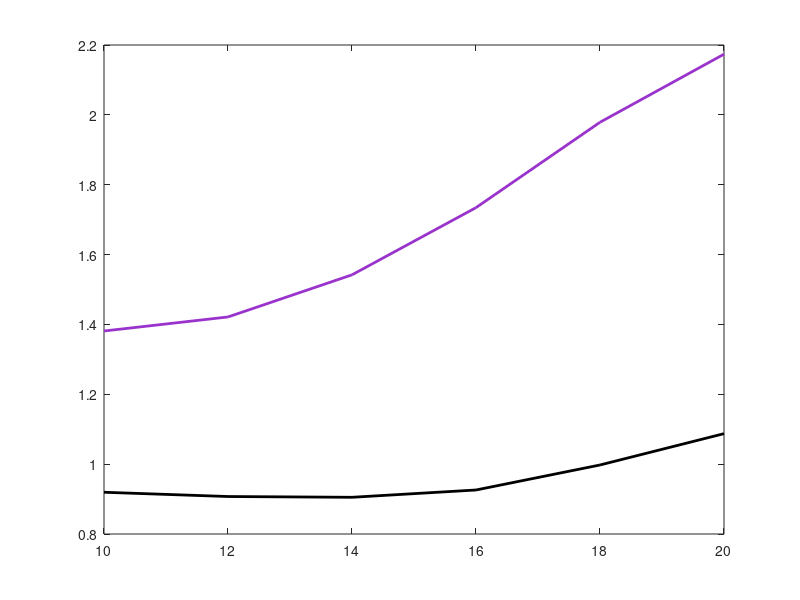

Here is the MATLAB script that generated this plot: (Note: this script raises an error after producing the figure.)
% p mean vmean p_min p_max v_min v_max   
error_secq = [10:2:20];
data = [ 
    0.9195    0.4950         0         0         0         0
    1.3812    3.4528    0.1099    4.2520    0.7182    7.1314
    1.0549    1.4340    0.0870    3.1396    0.8542    2.1344
    0.9073    0.5336         0         0         0         0
    1.4214    4.3548    0.1144    4.2290    1.3697    7.9717
    1.0540    1.9150    0.0906    3.0702    1.2763    2.6223
    0.9051    0.5952         0         0         0         0
    1.5420    5.4501    0.1273    4.6167    2.0764    9.2994
    1.1202    2.4936    0.0907    3.3623    1.7857    3.2566
    0.9260    0.6927         0         0         0         0
    1.7344    6.9118    0.1562    5.0622    3.1417   11.0530
    1.2852    3.2509    0.1140    3.8178    2.4711    4.1462
    0.9976    0.8218         0         0         0         0
    1.9788    8.7690    0.1829    5.7245    4.6375   13.3126
    1.5783    4.3144    0.1478    4.4946    3.3960    5.3932
    1.0873    1.0045         0         0         0         0
    2.1737   11.0382    0.2389    5.9004    6.6512   15.5663
    1.6719    5.6508    0.1825    4.4751    4.6611    6.7596];
figure(3)
hold off
G(1) = plot(error_secq,data(1:3:end,1),'black','LineWidth',2);
hold on
G(2) = plot(error_secq,data(2:3:end,1),'color',[0.60,0.20,0.80],'LineWidth',2);
G(3) = fill([error_secq,error_secq(end:-1:1)],[data(2:3:end,3);data((end-1):-3:1,4)],[0.60,0.20,0.80],'FaceAlpha',0.3,'EdgeColor','none');
G(4) = plot(error_secq,data(3:3:end,1),'color',[0.90,0.40,0.20],'LineWidth',2);
G(5) = fill([error_secq,error_secq(end:-1:1)],[data(3:3:end,3);data(end:-3:1,4)],[0.90,0.40,0.20],'FaceAlpha',0.3,'EdgeColor','none');
grid on
legend(G,'CKF','STT(Previous)','99% error bounds of STT','STT-R(Ours)','99% error bounds of STT-R', ...
    'Numcolumns',2,'Location','best','edgecolor','none','color','none')
axis([-inf,inf,0,10])
xtxt = xlabel('$$\mathbf{v}_{\rm T}~(m/s)$$','FontSize',4);
set(xtxt,'Interpreter','latex');
ytxt = ylabel('RMSE of $$\mathbf{p}_{\rm T}$$','Interpreter','latex','FontSize',25);
set(ytxt,'Interpreter','latex');
set(gca,'FontName','Times New Roman',"FontSize",20)

figure(4)
hold off
G(1) = plot(error_secq,data(1:3:end,2),'black','LineWidth',2);
hold on
G(2) = plot(error_secq,data(2:3:end,2),'color',[0.60,0.20,0.80],'LineWidth',2);
G(3) = fill([error_secq,error_secq(end:-1:1)],[data(2:3:end,5);data((end-1):-3:1,6)],[0.60,0.20,0.80],'FaceAlpha',0.3,'EdgeColor','none');
G(4) = plot(error_secq,data(3:3:end,2),'color',[0.90,0.40,0.20],'LineWidth',2);
G(5) = fill([error_secq,error_secq(end:-1:1)],[data(3:3:end,5);data(end:-3:1,6)],[0.90,0.40,0.20],'FaceAlpha',0.3,'EdgeColor','none');
grid on

% legend(G,'CKF','STT(Previous)','99% error bounds of STT','STT-R(Ours)','99% error bounds of STT-R', ...
%     'Numcolumns',2,'Location','best','edgecolor','none','color','none')
axis([-inf,inf,0,20])
xtxt = xlabel('$$\mathbf{v}_{\rm T}~(m/s)$$','FontSize',4);
set(xtxt,'Interpreter','latex');
ytxt = ylabel('RMSE of $$\mathbf{v}_{\rm T}$$','Interpreter','latex','FontSize',25);
set(ytxt,'Interpreter','latex');
set(gca,'FontName','Times New Roman',"FontSize",20)
